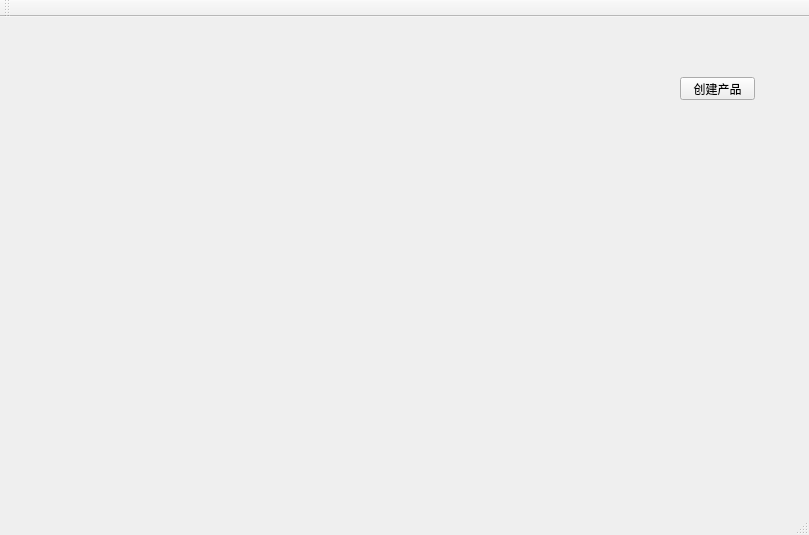
<?xml version="1.0" encoding="UTF-8"?>
<ui version="4.0">
 <class>MainWindow</class>
 <widget class="QMainWindow" name="MainWindow">
  <property name="geometry">
   <rect>
    <x>0</x>
    <y>0</y>
    <width>809</width>
    <height>535</height>
   </rect>
  </property>
  <property name="windowTitle">
   <string>MainWindow</string>
  </property>
  <widget class="QWidget" name="centralWidget">
   <widget class="QPushButton" name="pushButton">
    <property name="geometry">
     <rect>
      <x>680</x>
      <y>60</y>
      <width>75</width>
      <height>23</height>
     </rect>
    </property>
    <property name="text">
     <string>创建产品</string>
    </property>
   </widget>
  </widget>
  <widget class="QMenuBar" name="menuBar">
   <property name="geometry">
    <rect>
     <x>0</x>
     <y>0</y>
     <width>809</width>
     <height>21</height>
    </rect>
   </property>
  </widget>
  <widget class="QToolBar" name="mainToolBar">
   <attribute name="toolBarArea">
    <enum>TopToolBarArea</enum>
   </attribute>
   <attribute name="toolBarBreak">
    <bool>false</bool>
   </attribute>
  </widget>
  <widget class="QStatusBar" name="statusBar"/>
 </widget>
 <layoutdefault spacing="6" margin="11"/>
 <resources/>
 <connections/>
</ui>
